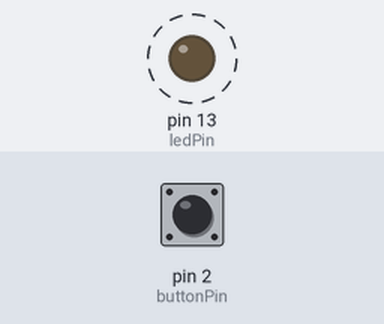
A sketch run on a simulated Arduino Uno, built with avr-gcc and run on an emulated ATmega328P. Parts: output pins drawn as LEDs (lit = HIGH). Dashed ring = blinking. The inputs (shaded band) are chosen by the test bench; at power-on: pin 2 (buttonPin) LOW.

Above: at 1.2 s.
1.3 s: pin 2 (buttonPin) pulled HIGH for 0.15 s
Timing chart, 0 to 10.4 s (numbered marks = the images above; inputs shaded):
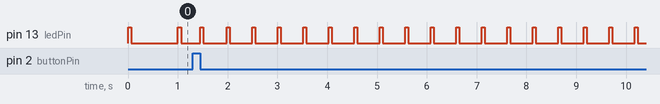

Measured:
- after the input at 1.3 s, pin 13 (ledPin): alternates HIGH for 0.06 s and LOW for 0.45 s, starting after 0.15 s
- by itself, pin 13 (ledPin): alternates HIGH for 0.06 s and LOW for 0.94 s

The sketch:

LedBlinkCycle.ino
```cpp
// (licence header left out)
// Constants
const byte buttonPin = 2;             // The pushbutton pin to send signals.
const byte ledPin =  13;              // The LED pin to read state.
const unsigned long oneHz = 1000;     // 1 Hz in milliseconds.
const unsigned long twoHz = 500;      // 2 Hz in milliseconds.
const unsigned long fourHz = 250;     // 4 Hz in milliseconds.
const unsigned long eightHz = 125;    // 8 Hz in milliseconds.
const unsigned long ledHangtime = 63; /**
                                       * Duration in milliseconds of how long
                                       * the LED will be on at the start of an
                                       * interval amount of time. It's value
                                       * must be less than the lowest interval,
                                       * otherwise the light will just be
                                       * constantly on until the interval is
                                       * larger than the LED's hangtime.
                                       */

// Global Variables
boolean buttonState = 0;        // Keeps track of the button's state.
boolean wasButtonReleased = 0;  // Records when the button was clicked.
unsigned long interval = oneHz; // Start the LED's interval at 1 Hz.
unsigned long currentTime = 0;  // Current Arduino runtime duration.
unsigned long previousTime = 0; /**
                                 * Past Arduino runtime duration. Used for
                                 * determining when current runtime duration
                                 * exceeds an interval amount of time.
                                 */

void setup() {
  // Initialize the LED pin as an output.
  pinMode(ledPin, OUTPUT);
  // Initialize the push button pin as an input.
  pinMode(buttonPin, INPUT);
}

void loop() {
  // Get the current state of the button and the Arduino's runtime duration.
  buttonState = digitalRead(buttonPin);
  currentTime = millis();
  if (buttonState == HIGH) {
    /**
     * When the button was released in the past it is ready to set the led's
     * blink rate current interval to the next interval when the next button
     * click happens.
     */
    if (wasButtonReleased == 1) {
      if (interval == oneHz) {
        interval = twoHz;
      } else if (interval == twoHz) {
        interval = fourHz;
      } else if (interval == fourHz) {
        interval = eightHz;
      } else {
        /**
         * Catch-all failsafe. For when interval has an incorrect value, or
         * the interval cycle needs to loop back to the beginning.
         */
        interval = oneHz;
      }
      // The button is currently being clicked in.
      wasButtonReleased = 0;
    }
    /**
     * Also, while it is pressed refresh the timing of the LED to start at the
     * beginning of an interval, so that on release the LED starts on a fresh
     * interval.
     */
    previousTime = currentTime;
    digitalWrite(ledPin, LOW);
  } else {
    /**
     * Just record that the button was released.
     */
    wasButtonReleased = 1;
    /**
     * At the beginning of an interval turn on the LED, otherwise turn it off
     * when the Ardiuno's program runtime has exceeded an ledHangtime portion
     * of time.
     */
    if (currentTime - previousTime <= ledHangtime) {
      digitalWrite(ledPin, HIGH);
    } else {
      digitalWrite(ledPin, LOW);
    }
    /**
     * If the most recent interval portion of the Arduino's runtime duration is
     * larger or equal than an interval amount of time record the currentTime
     * into previousTime to enable the LED to turn on again.
     */
    if (currentTime - previousTime >= interval) {
      previousTime = currentTime;
    }
  }
}
```
